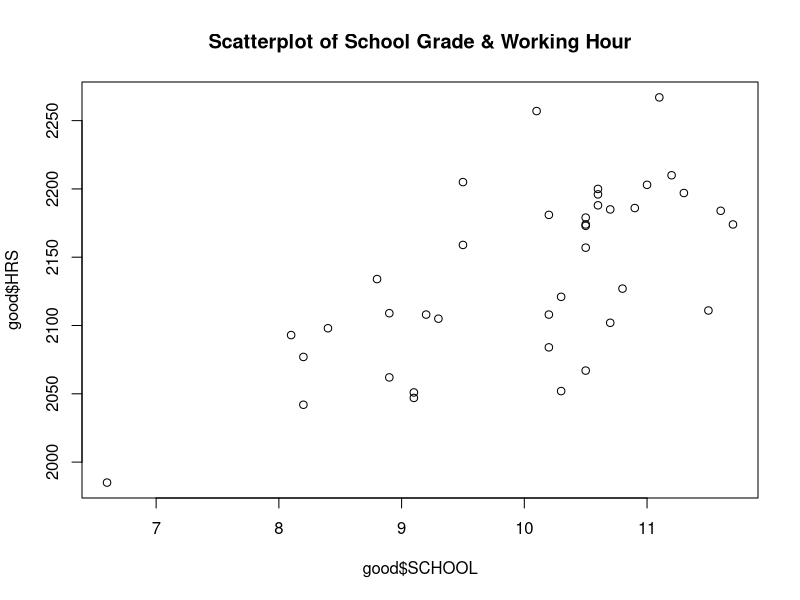

Source code (R):
#Dataset: Wages and Hours.csv Codebook: Wages and Hours

#Q1: How many variables are included in the Wages and Hours dataset? 
#Q2: How many observations (or rows) are included in the Wages and Hours dataset?
getwd()
setwd("/Users/Leah/Downloads/Lab 2")
good <- read.csv("Wages and Hours.csv")
goodR <- na.omit(good)
dim(goodR)

#Q3: What is the correlation between the average highest grade of school completed and average hours worked 
#during the year? Is this association significant?
cor.test(good$SCHOOL,good$HRS,use="complete.obs",method="pearson")

#Q4: Produce a plot of the average highest grade of school completed (x) and average hours worked during the year (y). 
#Be sure to include a smoothing line.
plot(good$SCHOOL,good$HRS,main="Scatterplot of School Grade & Working Hour")
 
#Q5: Estimate a simple linear regression model where average hours worked during the year (y) is regressed 
#on the highest grade of school completed (x).
lm(good$HRS~good$SCHOOL)
summary(lm(good$HRS~good$SCHOOL))
